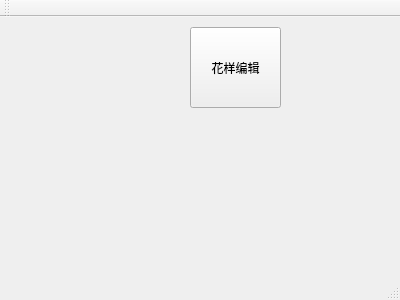
<?xml version="1.0" encoding="UTF-8"?>
<ui version="4.0">
 <class>MainWindow</class>
 <widget class="QMainWindow" name="MainWindow">
  <property name="geometry">
   <rect>
    <x>0</x>
    <y>0</y>
    <width>400</width>
    <height>300</height>
   </rect>
  </property>
  <property name="windowTitle">
   <string>MainWindow</string>
  </property>
  <widget class="QWidget" name="centralWidget">
   <widget class="QToolButton" name="toolButton">
    <property name="geometry">
     <rect>
      <x>190</x>
      <y>10</y>
      <width>91</width>
      <height>81</height>
     </rect>
    </property>
    <property name="text">
     <string>花样编辑</string>
    </property>
   </widget>
  </widget>
  <widget class="QMenuBar" name="menuBar">
   <property name="geometry">
    <rect>
     <x>0</x>
     <y>0</y>
     <width>400</width>
     <height>24</height>
    </rect>
   </property>
  </widget>
  <widget class="QToolBar" name="mainToolBar">
   <attribute name="toolBarArea">
    <enum>TopToolBarArea</enum>
   </attribute>
   <attribute name="toolBarBreak">
    <bool>false</bool>
   </attribute>
  </widget>
  <widget class="QStatusBar" name="statusBar"/>
 </widget>
 <layoutdefault spacing="6" margin="11"/>
 <resources/>
 <connections/>
</ui>
